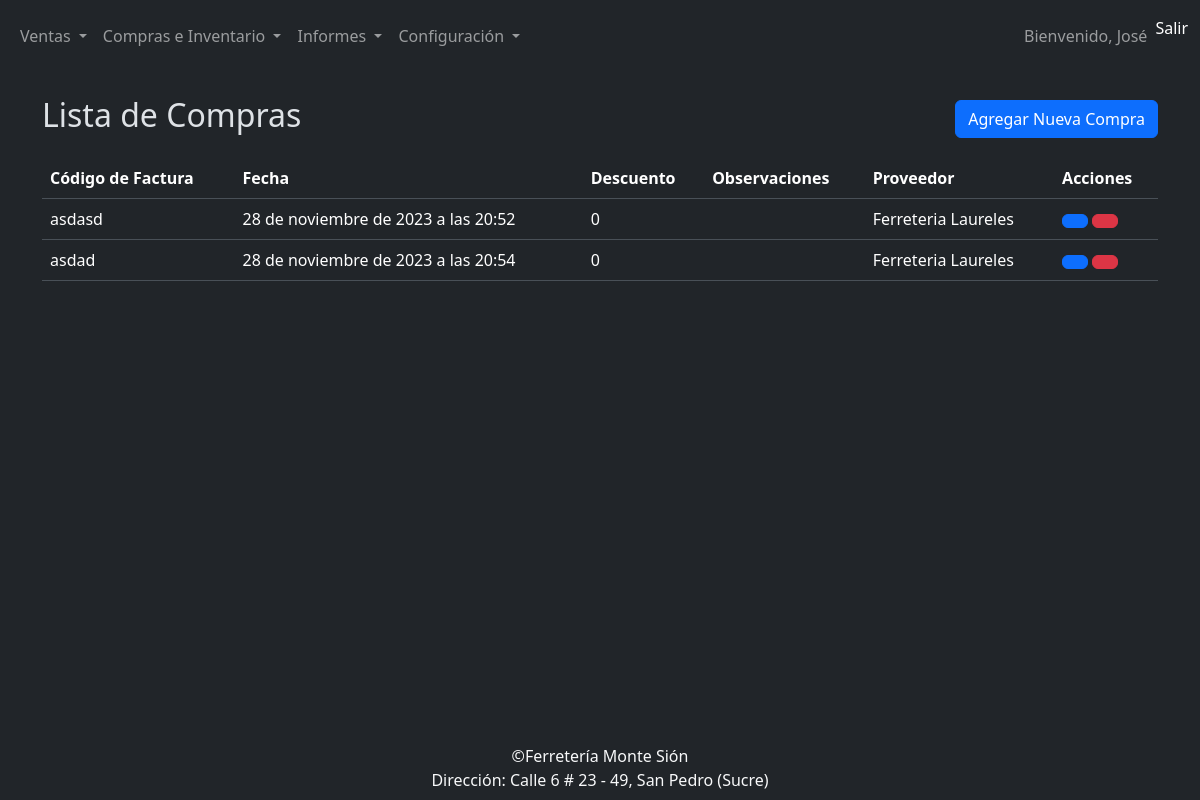
The app's page /compras/ with its own data.
### compras/models.py (models this page shows, shortened)
class Compra(models.Model):
    codigo=models.CharField(max_length=15, verbose_name="Código de Factura")
    fecha= models.DateTimeField( auto_now=True)
    descuento= models.PositiveIntegerField(verbose_name="Descuento", default=0)
    class Estado(models.TextChoices):
        ABIERTA='1',_("Abierta")
        ANULADA='2',_("Anulada")
        CERRADA='0',_("Cerrada")
    estado=models.CharField(max_length=1,choices=Estado.choices,default=Estado.ABIERTA,verbose_name="Estado")
    observaciones= models.TextField(verbose_name="Observaciones", blank=True, null=True)
    proveedor=models.ForeignKey(Proveedor, verbose_name="Proveedor", on_delete=models.CASCADE)

class Proveedor(models.Model):
    nombre_proveedor= models.CharField(max_length=45,verbose_name="Nombre proveedor")
    class TipoDocumento(models.TextChoices):
        CEDULA='CC',_("Cédula")
        NIT='NI',_("Nit")
    tipo_documento= models.CharField(max_length=2,choices=TipoDocumento.choices,verbose_name="Tipo documento")
    documento= models.PositiveIntegerField(verbose_name="Número documento", unique=True)
    ciudad= models.CharField(max_length=45,verbose_name="Ciudad")
    direccion= models.CharField(max_length=45,verbose_name="Dirección")
    telefono= models.PositiveIntegerField(verbose_name="Teléfono")
    nombre_contacto= models.CharField(max_length=45,verbose_name="Nombre contacto")
    telefono_contacto= models.PositiveIntegerField(verbose_name="Teléfono contacto")
    estado= models.BooleanField(default=True)
    class Meta:
        verbose_name_plural="Proveedores"

### compras/views.py (the view)
# urls.py: path('', compra, name='compras'),
def compra(request):
    titulo="Compra"
    compras= Compra.objects.all()
    context={
        "titulo":titulo,
        "compras":compras
    }
    return render(request,"compras/compra/compras.html", context)

### base/templates/compras/compra/compras.html
{% extends 'partials/body.html' %}
{% load bootstrap_icons %}
{% block contenido %}
  <div class="container mt-4">
    <div class="d-flex justify-content-between align-items-center mb-3">
      <h2>Lista de Compras</h2>
      <a href="{% url 'compra_crear' %}" class="btn btn-primary">Agregar Nueva Compra</a>
    </div>
    <table class="table">
      <thead>
        <tr>
          <th>Código de Factura</th>
          <th>Fecha</th>
          <th>Descuento</th>
          <th>Observaciones</th>
          <th>Proveedor</th>
          <th>Acciones</th>
        </tr>
      </thead>
      <tbody>
        {% for compra in compras %}
          <tr>
            <td>{{ compra.codigo }}</td>
            <td>{{ compra.fecha }}</td>
            <td>{{ compra.descuento }}</td>
            <td>{{ compra.observaciones }}</td>
            <td>{{ compra.proveedor.nombre_proveedor }}</td>
            <td>
              {% if compra.estado == '1' %}
                <a href="{% url 'compra_detalle' compra.id %} " class="btn btn-primary">{% bs_icon 'eye-fill' size='1.5em' %}</a>
                <a href="{% url 'compra_eliminar' compra.id %} " class="btn btn-danger">{% bs_icon 'trash-fill' size='1.5em' %}</a>
              {% else %}
                <span class="h4">{{ compra.get_estado_display }}</span>
              {% endif %}
            </td>
          </tr>
        {% endfor %}
      </tbody>
    </table>
  </div>
{% endblock %}

### records on screen
Compra: codigo "asdasd", fecha "28 de noviembre de 2023 a las 20:52", descuento "0", proveedor.nombre_proveedor "Ferreteria Laureles", estado "1" (drawn)
Compra: codigo "asdad", fecha "28 de noviembre de 2023 a las 20:54", descuento "0", proveedor.nombre_proveedor "Ferreteria Laureles", estado "1" (drawn)
